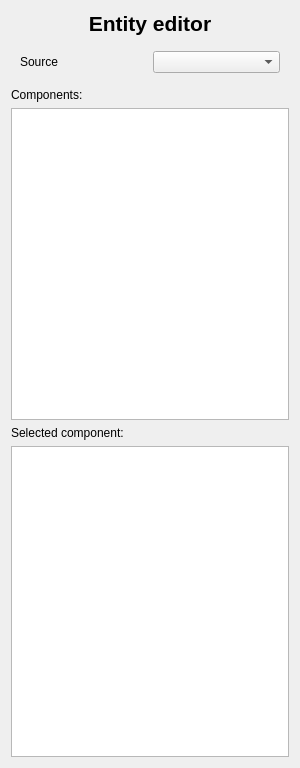
<?xml version="1.0" encoding="UTF-8"?>
<ui version="4.0">
 <class>EntityEditor</class>
 <widget class="QWidget" name="EntityEditor">
  <property name="geometry">
   <rect>
    <x>0</x>
    <y>0</y>
    <width>300</width>
    <height>768</height>
   </rect>
  </property>
  <property name="windowTitle">
   <string>Form</string>
  </property>
  <layout class="QVBoxLayout" name="verticalLayout">
   <item>
    <widget class="QLabel" name="label">
     <property name="text">
      <string>&lt;html&gt;&lt;head/&gt;&lt;body&gt;&lt;p&gt;&lt;span style=&quot; font-size:16pt; font-weight:600;&quot;&gt;Entity editor&lt;/span&gt;&lt;/p&gt;&lt;/body&gt;&lt;/html&gt;</string>
     </property>
     <property name="alignment">
      <set>Qt::AlignCenter</set>
     </property>
    </widget>
   </item>
   <item>
    <widget class="QWidget" name="widget" native="true">
     <layout class="QHBoxLayout" name="horizontalLayout">
      <item>
       <widget class="QLabel" name="label_2">
        <property name="text">
         <string>Source</string>
        </property>
       </widget>
      </item>
      <item>
       <widget class="QComboBox" name="sourceType"/>
      </item>
     </layout>
    </widget>
   </item>
   <item>
    <widget class="QLabel" name="label_3">
     <property name="text">
      <string>Components:</string>
     </property>
    </widget>
   </item>
   <item>
    <widget class="QListWidget" name="listWidget"/>
   </item>
   <item>
    <widget class="QLabel" name="label_4">
     <property name="text">
      <string>Selected component:</string>
     </property>
    </widget>
   </item>
   <item>
    <widget class="QTableWidget" name="tableWidget"/>
   </item>
  </layout>
 </widget>
 <resources/>
 <connections/>
</ui>
